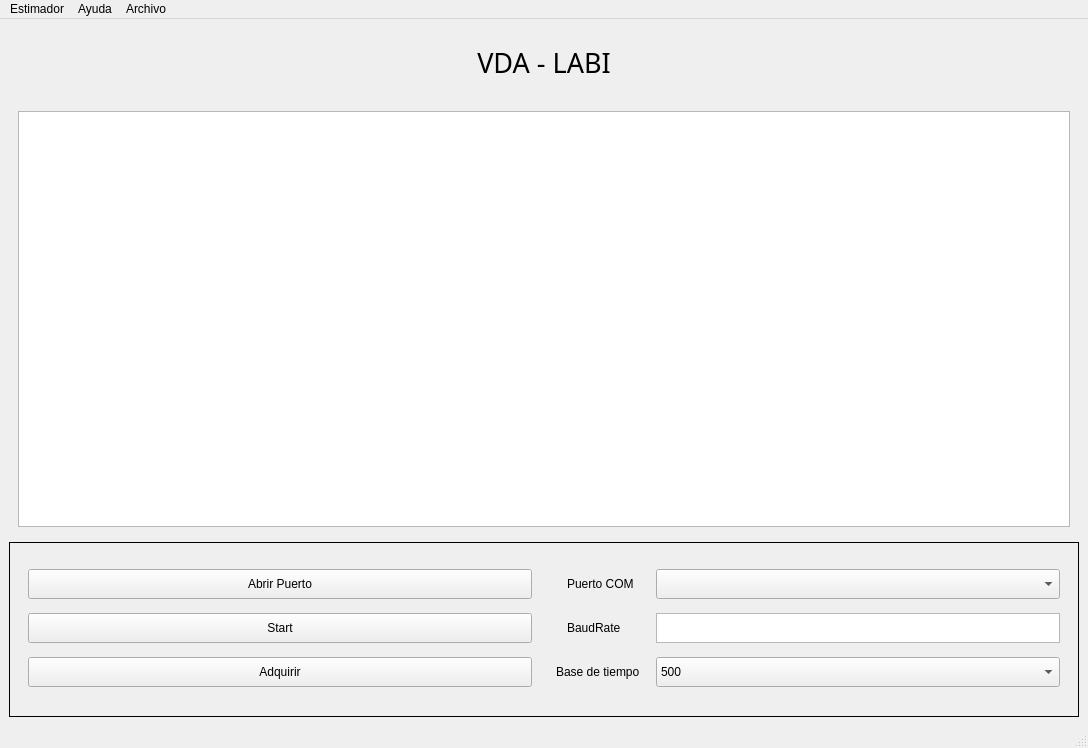
<?xml version="1.0" encoding="UTF-8"?>
<ui version="4.0">
 <class>mainWindow</class>
 <widget class="QMainWindow" name="mainWindow">
  <property name="geometry">
   <rect>
    <x>0</x>
    <y>0</y>
    <width>1088</width>
    <height>748</height>
   </rect>
  </property>
  <property name="maximumSize">
   <size>
    <width>16777215</width>
    <height>16777215</height>
   </size>
  </property>
  <property name="windowTitle">
   <string>VDA Plotter</string>
  </property>
  <widget class="QWidget" name="centralwidget">
   <property name="enabled">
    <bool>true</bool>
   </property>
   <property name="acceptDrops">
    <bool>false</bool>
   </property>
   <layout class="QVBoxLayout" name="verticalLayout_2">
    <item>
     <widget class="QFrame" name="frame">
      <property name="minimumSize">
       <size>
        <width>211</width>
        <height>60</height>
       </size>
      </property>
      <property name="frameShape">
       <enum>QFrame::NoFrame</enum>
      </property>
      <property name="frameShadow">
       <enum>QFrame::Raised</enum>
      </property>
      <property name="lineWidth">
       <number>5</number>
      </property>
      <layout class="QHBoxLayout" name="horizontalLayout">
       <item>
        <widget class="QLabel" name="label">
         <property name="minimumSize">
          <size>
           <width>0</width>
           <height>50</height>
          </size>
         </property>
         <property name="maximumSize">
          <size>
           <width>50</width>
           <height>50</height>
          </size>
         </property>
         <property name="text">
          <string/>
         </property>
         <property name="pixmap">
          <pixmap>FI.png</pixmap>
         </property>
         <property name="scaledContents">
          <bool>true</bool>
         </property>
         <property name="alignment">
          <set>Qt::AlignRight|Qt::AlignTrailing|Qt::AlignVCenter</set>
         </property>
        </widget>
       </item>
       <item>
        <widget class="QLabel" name="lbl_Titulo">
         <property name="minimumSize">
          <size>
           <width>211</width>
           <height>0</height>
          </size>
         </property>
         <property name="maximumSize">
          <size>
           <width>300</width>
           <height>300</height>
          </size>
         </property>
         <property name="font">
          <font>
           <family>Bahnschrift</family>
           <pointsize>20</pointsize>
          </font>
         </property>
         <property name="frameShape">
          <enum>QFrame::NoFrame</enum>
         </property>
         <property name="frameShadow">
          <enum>QFrame::Plain</enum>
         </property>
         <property name="text">
          <string>VDA - LABI</string>
         </property>
         <property name="alignment">
          <set>Qt::AlignCenter</set>
         </property>
        </widget>
       </item>
       <item>
        <widget class="QLabel" name="label_2">
         <property name="maximumSize">
          <size>
           <width>50</width>
           <height>50</height>
          </size>
         </property>
         <property name="text">
          <string/>
         </property>
         <property name="pixmap">
          <pixmap>UNMDP1.png</pixmap>
         </property>
         <property name="scaledContents">
          <bool>true</bool>
         </property>
        </widget>
       </item>
      </layout>
     </widget>
    </item>
    <item>
     <widget class="QFrame" name="frame_2">
      <property name="minimumSize">
       <size>
        <width>400</width>
        <height>300</height>
       </size>
      </property>
      <property name="frameShape">
       <enum>QFrame::NoFrame</enum>
      </property>
      <property name="frameShadow">
       <enum>QFrame::Plain</enum>
      </property>
      <property name="lineWidth">
       <number>1</number>
      </property>
      <layout class="QHBoxLayout" name="horizontalLayout_2">
       <item>
        <widget class="QGraphicsView" name="graphicsView"/>
       </item>
      </layout>
     </widget>
    </item>
    <item>
     <widget class="QFrame" name="frame_5">
      <property name="maximumSize">
       <size>
        <width>16777215</width>
        <height>175</height>
       </size>
      </property>
      <property name="frameShape">
       <enum>QFrame::Box</enum>
      </property>
      <property name="frameShadow">
       <enum>QFrame::Plain</enum>
      </property>
      <layout class="QHBoxLayout">
       <property name="sizeConstraint">
        <enum>QLayout::SetDefaultConstraint</enum>
       </property>
       <item>
        <widget class="QFrame" name="frame_3">
         <property name="sizePolicy">
          <sizepolicy hsizetype="Expanding" vsizetype="Preferred">
           <horstretch>0</horstretch>
           <verstretch>0</verstretch>
          </sizepolicy>
         </property>
         <property name="minimumSize">
          <size>
           <width>200</width>
           <height>0</height>
          </size>
         </property>
         <property name="frameShape">
          <enum>QFrame::NoFrame</enum>
         </property>
         <property name="frameShadow">
          <enum>QFrame::Plain</enum>
         </property>
         <layout class="QVBoxLayout" name="verticalLayout">
          <item>
           <widget class="QPushButton" name="btn_Puerto">
            <property name="maximumSize">
             <size>
              <width>600</width>
              <height>30</height>
             </size>
            </property>
            <property name="text">
             <string>Abrir Puerto</string>
            </property>
           </widget>
          </item>
          <item>
           <widget class="QPushButton" name="btn_Start">
            <property name="maximumSize">
             <size>
              <width>600</width>
              <height>30</height>
             </size>
            </property>
            <property name="text">
             <string>Start</string>
            </property>
           </widget>
          </item>
          <item>
           <widget class="QPushButton" name="btn_Adquirir">
            <property name="maximumSize">
             <size>
              <width>600</width>
              <height>30</height>
             </size>
            </property>
            <property name="text">
             <string>Adquirir</string>
            </property>
           </widget>
          </item>
         </layout>
        </widget>
       </item>
       <item>
        <widget class="QFrame" name="frame_4">
         <property name="minimumSize">
          <size>
           <width>200</width>
           <height>33</height>
          </size>
         </property>
         <property name="frameShape">
          <enum>QFrame::NoFrame</enum>
         </property>
         <property name="frameShadow">
          <enum>QFrame::Plain</enum>
         </property>
         <layout class="QFormLayout" name="formLayout">
          <property name="fieldGrowthPolicy">
           <enum>QFormLayout::AllNonFixedFieldsGrow</enum>
          </property>
          <property name="labelAlignment">
           <set>Qt::AlignRight|Qt::AlignTrailing|Qt::AlignVCenter</set>
          </property>
          <property name="formAlignment">
           <set>Qt::AlignHCenter|Qt::AlignTop</set>
          </property>
          <property name="horizontalSpacing">
           <number>16</number>
          </property>
          <item row="1" column="1">
           <widget class="QComboBox" name="CombBox_Port">
            <property name="maximumSize">
             <size>
              <width>600</width>
              <height>30</height>
             </size>
            </property>
           </widget>
          </item>
          <item row="3" column="1">
           <widget class="QTextEdit" name="TextEdit_BaudRate">
            <property name="enabled">
             <bool>true</bool>
            </property>
            <property name="minimumSize">
             <size>
              <width>73</width>
              <height>30</height>
             </size>
            </property>
            <property name="maximumSize">
             <size>
              <width>600</width>
              <height>30</height>
             </size>
            </property>
           </widget>
          </item>
          <item row="3" column="0">
           <widget class="QLabel" name="lbl_BaudRate">
            <property name="minimumSize">
             <size>
              <width>73</width>
              <height>30</height>
             </size>
            </property>
            <property name="text">
             <string>BaudRate</string>
            </property>
           </widget>
          </item>
          <item row="1" column="0">
           <widget class="QLabel" name="label_COM">
            <property name="minimumSize">
             <size>
              <width>73</width>
              <height>30</height>
             </size>
            </property>
            <property name="text">
             <string>Puerto COM</string>
            </property>
           </widget>
          </item>
          <item row="5" column="1">
           <widget class="QComboBox" name="comboBox_Time">
            <property name="minimumSize">
             <size>
              <width>0</width>
              <height>0</height>
             </size>
            </property>
            <property name="maximumSize">
             <size>
              <width>600</width>
              <height>30</height>
             </size>
            </property>
            <property name="editable">
             <bool>false</bool>
            </property>
            <item>
             <property name="text">
              <string>500</string>
             </property>
            </item>
            <item>
             <property name="text">
              <string>1000</string>
             </property>
            </item>
            <item>
             <property name="text">
              <string>1500</string>
             </property>
            </item>
           </widget>
          </item>
          <item row="5" column="0">
           <widget class="QLabel" name="label_baseTiempo">
            <property name="minimumSize">
             <size>
              <width>73</width>
              <height>30</height>
             </size>
            </property>
            <property name="text">
             <string>Base de tiempo</string>
            </property>
           </widget>
          </item>
         </layout>
        </widget>
       </item>
      </layout>
     </widget>
    </item>
   </layout>
  </widget>
  <widget class="QStatusBar" name="statusbar"/>
  <widget class="QMenuBar" name="menuBar">
   <property name="geometry">
    <rect>
     <x>0</x>
     <y>0</y>
     <width>1088</width>
     <height>26</height>
    </rect>
   </property>
   <widget class="QMenu" name="menuAyuda">
    <property name="title">
     <string>Ayuda</string>
    </property>
    <addaction name="actionAcerca_de"/>
   </widget>
   <widget class="QMenu" name="menuEstimador">
    <property name="title">
     <string>Estimador</string>
    </property>
    <addaction name="actionEn_tiempo_real"/>
    <addaction name="actionA_partir_de_archivo"/>
   </widget>
   <widget class="QMenu" name="menuArchivo">
    <property name="title">
     <string>Archivo</string>
    </property>
    <addaction name="actionNueva_Medici_n"/>
    <addaction name="actionVisualizar_Medici_n"/>
   </widget>
   <addaction name="menuEstimador"/>
   <addaction name="menuAyuda"/>
   <addaction name="menuArchivo"/>
  </widget>
  <action name="actionNueva_Medici_n">
   <property name="text">
    <string>Nueva Medición</string>
   </property>
  </action>
  <action name="actionVisualizar_Medici_n">
   <property name="text">
    <string>Visualizar Medición</string>
   </property>
  </action>
  <action name="actionEn_tiempo_real">
   <property name="text">
    <string>En tiempo real</string>
   </property>
  </action>
  <action name="actionA_partir_de_archivo">
   <property name="text">
    <string>A partir de archivo</string>
   </property>
  </action>
  <action name="actionAcerca_de">
   <property name="text">
    <string>Acerca de</string>
   </property>
  </action>
 </widget>
 <resources/>
 <connections/>
</ui>
